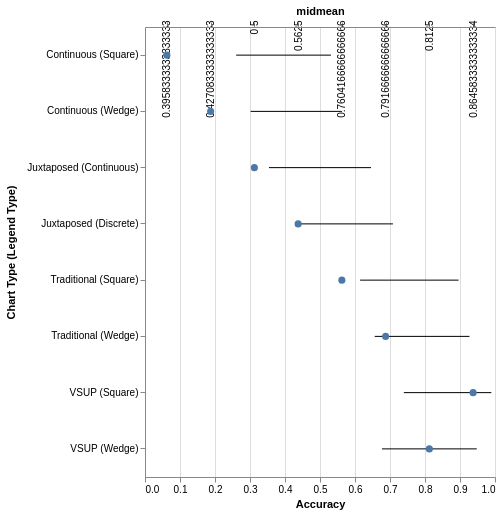

Source (Vega-Lite JSON):
### Vega-Lite specification from a JSON file in a GitHub repository (floating-point values rounded to 4 significant figures)
{"$schema": "https://vega.github.io/schema/vega-lite/v5.json", "height": 450, "width": 350, "data": {"values": [{"key": "Continuous (Square)", "midmean": 0.3958, "ci1": 0.2604, "ci2": 0.5312}, {"key": "Continuous (Wedge)", "midmean": 0.4271, "ci1": 0.3018, "ci2": 0.5625}, {"key": "Juxtaposed (Continuous)", "midmean": 0.5, "ci1": 0.3542, "ci2": 0.6458}, {"key": "Juxtaposed (Discrete)", "midmean": 0.5625, "ci1": 0.4372, "ci2": 0.7083}, {"key": "Traditional (Square)", "midmean": 0.7604, "ci1": 0.6146, "ci2": 0.8958}, {"key": "Traditional (Wedge)", "midmean": 0.7917, "ci1": 0.6562, "ci2": 0.9271}, {"key": "VSUP (Square)", "midmean": 0.8646, "ci1": 0.7396, "ci2": 0.9896}, {"key": "VSUP (Wedge)", "midmean": 0.8125, "ci1": 0.6771, "ci2": 0.9479}]}, "layer": [{"mark": "rule", "encoding": {"y": {"field": "key", "type": "ordinal", "axis": {"title": "Chart Type (Legend Type)", "titlePadding": 10}, "domain": ["Continuous (Square)", "Continuous (Wedge)", "Juxtaposed (Continuous)", "Juxtaposed (Discrete)", "Traditional (Square)", "Traditional (Wedge)", "VSUP (Wedge)", "VSUP (Square)"]}, "x": {"field": "ci1", "type": "quantitative", "axis": {"title": "Accuracy"}}, "x2": {"field": "ci2", "type": "quantitative"}}}, {"mark": "circle", "encoding": {"y": {"field": "key", "type": "ordinal", "domain": ["Continuous (Square)", "Continuous (Wedge)", "Juxtaposed (Continuous)", "Juxtaposed (Discrete)", "Traditional (Square)", "Traditional (Wedge)", "VSUP (Wedge)", "VSUP (Square)"]}, "x": {"field": "midmean", "key": "quantitative"}, "opacity": {"value": 1}, "size": {"value": 50}}}]}
